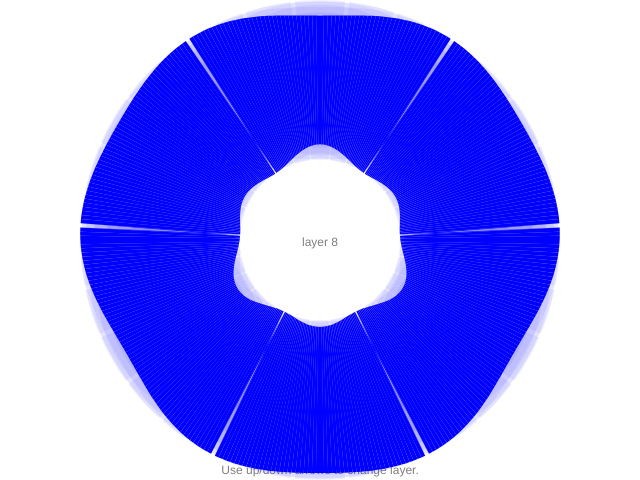
Frame 1 (no input)
Frame 60 (no input): identical to frame 1, image omitted
Frame 120 (the mouse pressed at the canvas centre since frame 60): identical to frame 1, image omitted

The p5.js sketch that drew this single still picture (run headless with seeded random() and noise() and a simulated clock; from frame 60 on, the mouse is pressed at the canvas centre):

// p5.js sketch
// ── sketch.js
var numberOfLayers = 16;
var layerToEmphasize = numberOfLayers / 2;
var zExtrema;
var needsRedraw = true;

function setup() {
  createCanvas(640, 480);
  zExtrema = extremaZ();
}

function draw() {
  if (!needsRedraw) {
    return;
  }
  background(255);
  fill(127);
  translate(width / 2, height / 2);
  var msg = "layer " + layerToEmphasize;
  var txtSize = 12;
  textSize(txtSize);
  text(msg, -textWidth(msg) / 2, txtSize / 2);
  msg = "Use up/down arrows to change layer.";
  text(msg, -textWidth(msg) / 2, height / 2 - txtSize / 2);


  scale(1, -1);
  strokeWeight(1);

  var numStepsAroundCircle = 360;
  var dz = (zExtrema[1] - zExtrema[0]) / numberOfLayers;
  var zStart = zExtrema[0] + dz / 2;
  var dt = 2 * PI / numStepsAroundCircle;
  var drawVertex = function(t, u) {
    var r = r0(t, u);
    vertex(r * cos(t), r * sin(t));
  };
  for (var zLayer = 0; zLayer < numberOfLayers; ++zLayer) {
    var z = zStart + dz * zLayer;
    var clr = zLayer == layerToEmphasize ? color(0, 0, 255) : color(0, 0, 255, 15);
    fill(clr);
    noStroke(); //stroke(clr);
    var u1 = u(0, z);
    for (var t = 0; t <= 2 * PI - dt; t += dt) {
      var u2 = u(t + dt, z);
      beginShape();
      for (i = 0; i < u1.length; ++i) {
        drawVertex(t, u1[i]);
      }
      for (i = u2.length - 1; i >= 0; --i) {
        drawVertex(t + dt, u2[i]);
      }
      endShape(CLOSE);
      u1 = u2;
    }
  }
  needsRedraw = false;
}

function keyPressed() {
  if (keyCode === UP_ARROW && layerToEmphasize < numberOfLayers - 1) {
    ++layerToEmphasize;
    needsRedraw = true;
  } else if (keyCode === DOWN_ARROW && layerToEmphasize > 0) {
    --layerToEmphasize;
    needsRedraw = true;
  }
}

function rMajor() {
  return width / 4;
}

function rMinor() {
  return width / 8;
}

function r0(t, u) {
  return rMajor() + rMinor() * cos(u);
}

function z(t, u) {
  return rMinor() * (sin(u) + torusWave(t));
}

function torusWave(t) {
  return 0.5 * sin(3 * t);
}

function u(t, z) {
  var u1 = asin(z / rMinor() - torusWave(t));
  var u2;
  if (u1 < 0) {
    u2 = u1 + 2 * PI;
    u1 = PI - u1;
  } else {
    u2 = PI - u1;
  }
  return new Array(u1, u2);
}

function extremaZ() {
  var numStepsOnT = 360;
  var numStepsOnU = 360;
  var zMax = -1e9;
  var zMin = 1e9;
  var dt = 2 * PI / numStepsOnT;
  var du = 2 * PI / numStepsOnU;
  for (var t = 0; t < 2 * PI; t += dt) {
    for (var u = 0; u < 2 * PI; u += du) {
      var zTemp = z(t, u);
      if (zTemp > zMax) {
        zMax = zTemp;
      } else if (zTemp < zMin) {
        zMin = zTemp;
      }
    }
  }
  return new Array(zMin, zMax);
}
